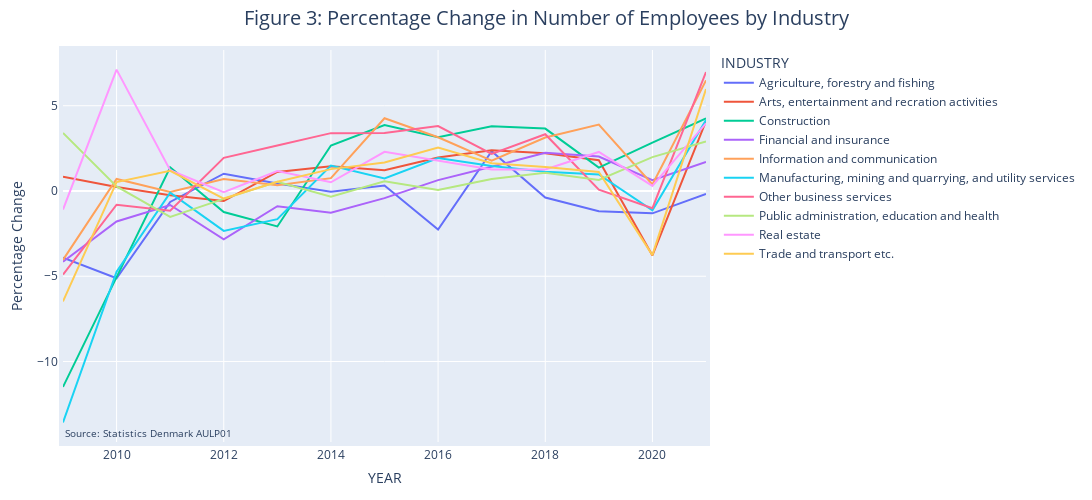

The notebook cell saved with this chart:
### Code cell
# Create a pivot table for each industry and year
pivot_table = employment.pivot_table(index='YEAR', columns='INDUSTRY', values='CHANGE (%)')

# Create a line plot for each industry
fig = px.line(pivot_table, x=pivot_table.index, y=pivot_table.columns, title='Figure 3: Percentage Change in Number of Employees by Industry')
fig.update_layout(
    yaxis_title='Percentage Change',
    title_font=dict(size=20),
    title_x=0.5,
    margin=dict(l=50, r=50, b=50, t=50, pad=4),
    height=500, width=1400
)

# Adding text box for source
fig.add_annotation(text='Source: Statistics Denmark AULP01', xref='paper', yref='paper', x=0, y=0, showarrow=False, font=dict(size=10))

# Make the plot interactive
fig.show()

### Figure 1 — Plotly figure (JSON) as saved in the notebook; plotly's stock layout.template omitted (floating-point values rounded to 4 significant figures)
{"data": [{"hovertemplate": "INDUSTRY=Agriculture, forestry and fishing<br>YEAR=%{x}<br>value=%{y}<extra></extra>", "legendgroup": "Agriculture, forestry and fishing", "line": {"color": "#636efa", "dash": "solid"}, "marker": {"symbol": "circle"}, "mode": "lines", "name": "Agriculture, forestry and fishing", "orientation": "v", "showlegend": true, "type": "scatter", "x": [2009, 2010, 2011, 2012, 2013, 2014, 2015, 2016, 2017, 2018, 2019, 2020, 2021], "xaxis": "x", "y": [-3.905, -5.116, -0.6397, 1.014, 0.4356, -0.04312, 0.321, -2.263, 2.332, -0.385, -1.185, -1.31, -0.1691], "yaxis": "y"}, {"hovertemplate": "INDUSTRY=Arts, entertainment and recration activities<br>YEAR=%{x}<br>value=%{y}<extra></extra>", "legendgroup": "Arts, entertainment and recration activities", "line": {"color": "#EF553B", "dash": "solid"}, "marker": {"symbol": "circle"}, "mode": "lines", "name": "Arts, entertainment and recration activities", "orientation": "v", "showlegend": true, "type": "scatter", "x": [2009, 2010, 2011, 2012, 2013, 2014, 2015, 2016, 2017, 2018, 2019, 2020, 2021], "xaxis": "x", "y": [0.8354, 0.2293, -0.2491, -0.5879, 1.117, 1.458, 1.216, 1.961, 2.387, 2.211, 1.801, -3.782, 4.101], "yaxis": "y"}, {"hovertemplate": "INDUSTRY=Construction<br>YEAR=%{x}<br>value=%{y}<extra></extra>", "legendgroup": "Construction", "line": {"color": "#00cc96", "dash": "solid"}, "marker": {"symbol": "circle"}, "mode": "lines", "name": "Construction", "orientation": "v", "showlegend": true, "type": "scatter", "x": [2009, 2010, 2011, 2012, 2013, 2014, 2015, 2016, 2017, 2018, 2019, 2020, 2021], "xaxis": "x", "y": [-11.49, -5.048, 1.39, -1.236, -2.08, 2.668, 3.868, 3.156, 3.795, 3.661, 1.373, 2.841, 4.26], "yaxis": "y"}, {"hovertemplate": "INDUSTRY=Financial and insurance<br>YEAR=%{x}<br>value=%{y}<extra></extra>", "legendgroup": "Financial and insurance", "line": {"color": "#ab63fa", "dash": "solid"}, "marker": {"symbol": "circle"}, "mode": "lines", "name": "Financial and insurance", "orientation": "v", "showlegend": true, "type": "scatter", "x": [2009, 2010, 2011, 2012, 2013, 2014, 2015, 2016, 2017, 2018, 2019, 2020, 2021], "xaxis": "x", "y": [-4.15, -1.788, -0.8203, -2.83, -0.8898, -1.28, -0.4181, 0.6364, 1.418, 2.237, 2.018, 0.6296, 1.702], "yaxis": "y"}, {"hovertemplate": "INDUSTRY=Information and communication<br>YEAR=%{x}<br>value=%{y}<extra></extra>", "legendgroup": "Information and communication", "line": {"color": "#FFA15A", "dash": "solid"}, "marker": {"symbol": "circle"}, "mode": "lines", "name": "Information and communication", "orientation": "v", "showlegend": true, "type": "scatter", "x": [2009, 2010, 2011, 2012, 2013, 2014, 2015, 2016, 2017, 2018, 2019, 2020, 2021], "xaxis": "x", "y": [-4.042, 0.7062, -0.05876, 0.6997, 0.3414, 0.7539, 4.268, 3.153, 1.784, 3.137, 3.892, 0.3832, 6.49], "yaxis": "y"}, {"hovertemplate": "INDUSTRY=Manufacturing, mining and quarrying, and utility services<br>YEAR=%{x}<br>value=%{y}<extra></extra>", "legendgroup": "Manufacturing, mining and quarrying, and utility services", "line": {"color": "#19d3f3", "dash": "solid"}, "marker": {"symbol": "circle"}, "mode": "lines", "name": "Manufacturing, mining and quarrying, and utility services", "orientation": "v", "showlegend": true, "type": "scatter", "x": [2009, 2010, 2011, 2012, 2013, 2014, 2015, 2016, 2017, 2018, 2019, 2020, 2021], "xaxis": "x", "y": [-13.57, -4.734, -0.09479, -2.342, -1.654, 1.488, 0.7395, 1.935, 1.464, 1.122, 0.9704, -1.129, 4.16], "yaxis": "y"}, {"hovertemplate": "INDUSTRY=Other business services<br>YEAR=%{x}<br>value=%{y}<extra></extra>", "legendgroup": "Other business services", "line": {"color": "#FF6692", "dash": "solid"}, "marker": {"symbol": "circle"}, "mode": "lines", "name": "Other business services", "orientation": "v", "showlegend": true, "type": "scatter", "x": [2009, 2010, 2011, 2012, 2013, 2014, 2015, 2016, 2017, 2018, 2019, 2020, 2021], "xaxis": "x", "y": [-4.903, -0.8071, -1.157, 1.946, 2.669, 3.392, 3.398, 3.811, 2.177, 3.328, 0.0797, -1.009, 6.974], "yaxis": "y"}, {"hovertemplate": "INDUSTRY=Public administration, education and health<br>YEAR=%{x}<br>value=%{y}<extra></extra>", "legendgroup": "Public administration, education and health", "line": {"color": "#B6E880", "dash": "solid"}, "marker": {"symbol": "circle"}, "mode": "lines", "name": "Public administration, education and health", "orientation": "v", "showlegend": true, "type": "scatter", "x": [2009, 2010, 2011, 2012, 2013, 2014, 2015, 2016, 2017, 2018, 2019, 2020, 2021], "xaxis": "x", "y": [3.406, 0.2674, -1.516, -0.4609, 0.5433, -0.3317, 0.5652, 0.05551, 0.7084, 1.071, 0.6523, 1.986, 2.908], "yaxis": "y"}, {"hovertemplate": "INDUSTRY=Real estate<br>YEAR=%{x}<br>value=%{y}<extra></extra>", "legendgroup": "Real estate", "line": {"color": "#FF97FF", "dash": "solid"}, "marker": {"symbol": "circle"}, "mode": "lines", "name": "Real estate", "orientation": "v", "showlegend": true, "type": "scatter", "x": [2009, 2010, 2011, 2012, 2013, 2014, 2015, 2016, 2017, 2018, 2019, 2020, 2021], "xaxis": "x", "y": [-1.088, 7.119, 1.217, -0.0627, 1.169, 0.513, 2.299, 1.789, 1.263, 1.261, 2.289, 0.2998, 3.971], "yaxis": "y"}, {"hovertemplate": "INDUSTRY=Trade and transport etc.<br>YEAR=%{x}<br>value=%{y}<extra></extra>", "legendgroup": "Trade and transport etc.", "line": {"color": "#FECB52", "dash": "solid"}, "marker": {"symbol": "circle"}, "mode": "lines", "name": "Trade and transport etc.", "orientation": "v", "showlegend": true, "type": "scatter", "x": [2009, 2010, 2011, 2012, 2013, 2014, 2015, 2016, 2017, 2018, 2019, 2020, 2021], "xaxis": "x", "y": [-6.475, 0.5271, 1.181, -0.4426, 0.5436, 1.283, 1.676, 2.545, 1.633, 1.402, 1.12, -3.76, 5.98], "yaxis": "y"}], "layout": {"annotations": [{"font": {"size": 10}, "showarrow": false, "text": "Source: Statistics Denmark AULP01", "x": 0, "xref": "paper", "y": 0, "yref": "paper"}], "height": 500, "legend": {"title": {"text": "INDUSTRY"}, "tracegroupgap": 0}, "margin": {"b": 50, "l": 50, "pad": 4, "r": 50, "t": 50}, "title": {"font": {"size": 20}, "text": "Figure 3: Percentage Change in Number of Employees by Industry", "x": 0.5}, "width": 1400, "xaxis": {"anchor": "y", "domain": [0, 1], "title": {"text": "YEAR"}}, "yaxis": {"anchor": "x", "domain": [0, 1], "title": {"text": "Percentage Change"}}}}
